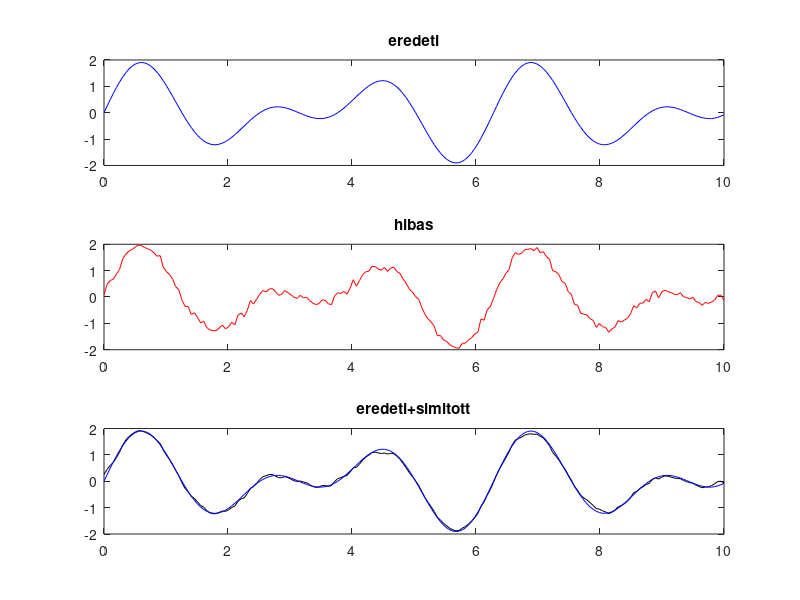

The MATLAB source for this figure:
% 12. feladat

clear;
clf;
close all;


n=200;
t=linspace(0,10,n);
t=t';
y0=sin(2*t)+sin(3*t);
yz=y0+0.1*randn(size(y0));

subplot(3,1,1)
plot(t,y0,'b');
title('eredeti')

subplot(3,1,2)
plot(t, yz, 'r')
title('hibas')



lam=1;
D=diag(-ones(1,n-1),1)+eye(n);
D=D(1:n-1,:);
A=[eye(n); sqrt(lam)*D];
b=[yz; zeros(n-1,1)];
x=(A'*A)\(A'*b);

subplot(3,1,3)
plot(t,x,'k',t,y0,'b')
title('eredeti+simitott')






